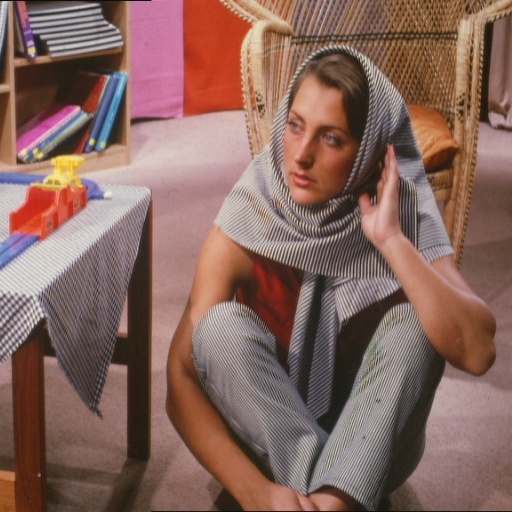
%> input picture 2_Geometric operations and interpolation/rippling_video/barbara.jpg, 512 x 512 px
$ octave --eval "efecto_rippling('barbara.jpg');"   (GNU Octave 9; MATLAB toolbox functions it lacks are replaced by stand-ins)
%> lines starting %> are read from the running program, lines starting %| are printed output that depends on the picture
function efecto_rippling(imagen)
%> called with imagen = 'barbara.jpg'
  pkg load image
  pkg load video
  A = imread(imagen);
%> A is the input picture: size 512x512x3 uint8; mean R, G, B 134.6, 102.1, 93.5
  A = imresize(A, [128 128]);
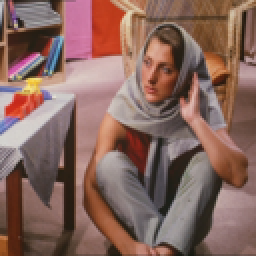
%> A: size 128x128x3 uint8 (shown 2 times larger); mean R, G, B 134.7, 102.2, 93.5
  [m,n,r] = size(A);
%> m = 128; n = 128; r = 3
  theta = pi/4;
  x_c = floor(m/2); y_c=floor(n/2);
%> after `x_c = floor(m/2)`: x_c = 64
%> after `y_c=floor(n/2)`: y_c = 64
  B = uint8(zeros(m,n,r));
  frames = 50;
  Y = uint8(zeros(m,n,r,frames));
  L_x = 75; L_y = 75;
  A_x = 5; A_y = 5;
  for i=1:10
    Y(:,:,1,i) = A(:,:,1);
    Y(:,:,2,i) = A(:,:,2);
    Y(:,:,3,i) = A(:,:,3);
  endfor
  while A_y < 200
    i += 1
    for x=1:m
      for y=1:n

        %Eje x
        a_0 = cos(theta); a_1=sin(theta); a_2=x_c-a_0*x_c-a_1*y_c;
        x_t= round(x + A_x*sin(2*pi*y/L_x));
        %Eje y
        b_0=-sin(theta); b_1=cos(theta);b_2=y_c-b_0*x_c-b_1*y_c;
        y_t = round(y + A_y*sin(2*pi*x/L_y));
        if and(x_t>0, y_t>0)
          if and(x_t<=m, y_t<=n)
            B(x_t+1,y_t+1,:)=A(x,y,:);
          endif
        endif
      endfor
    endfor
    Y(:,:,1,i) = B(1:128,1:128,1);
    Y(:,:,2,i) = B(1:128,1:128,2);
    Y(:,:,3,i) = B(1:128,1:128,2);
    A_x += 5;
    A_y += 5;
  endwhile
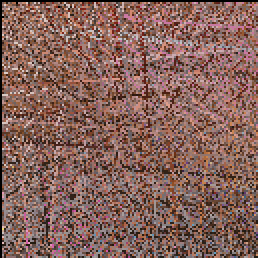
%> B: size 129x129x3 uint8 (shown 2 times larger); mean R, G, B 133.3, 98.1, 90.3
%> after the loop, A_x = 200; A_y = 200; i = 49
  video = VideoWriter('video_salida_rippling.mp4');
  for i=1:40;
    writeVideo(video, Y(:,:,:,i));
  endfor
  close(video)

endfunction
